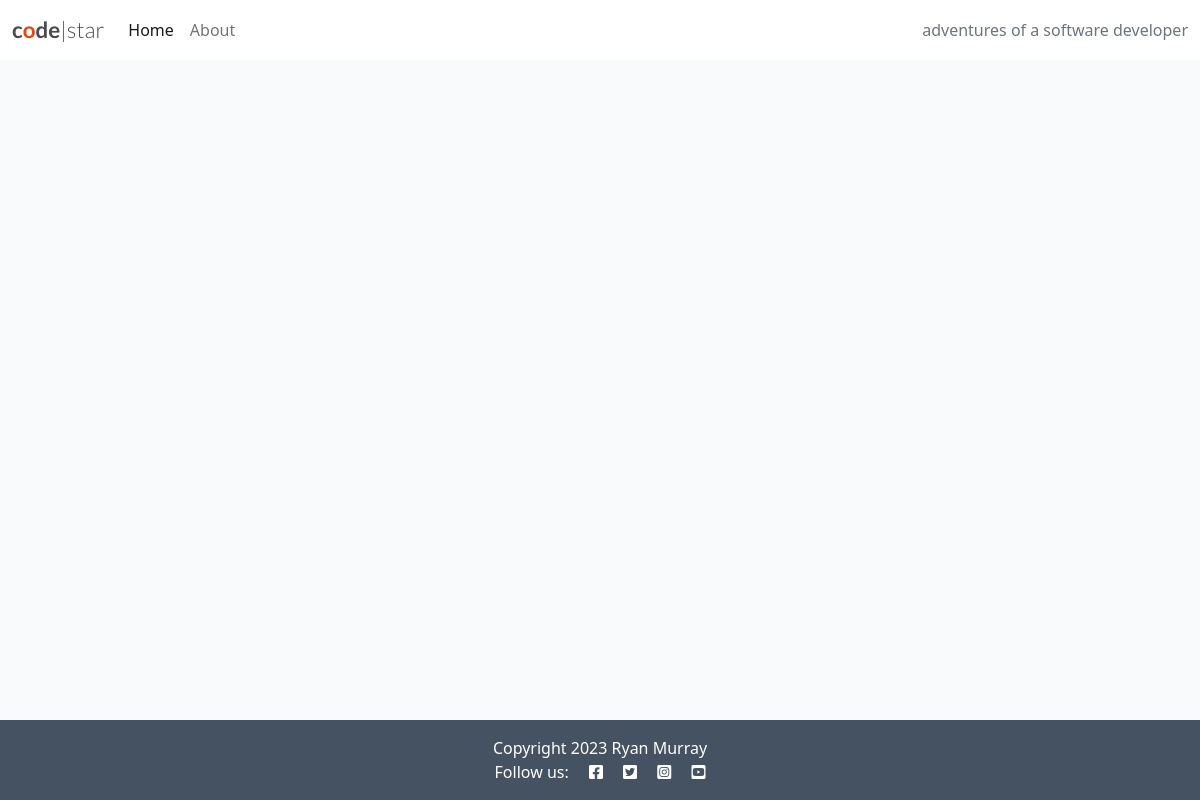
/, run on an earlier commit of the app's database.
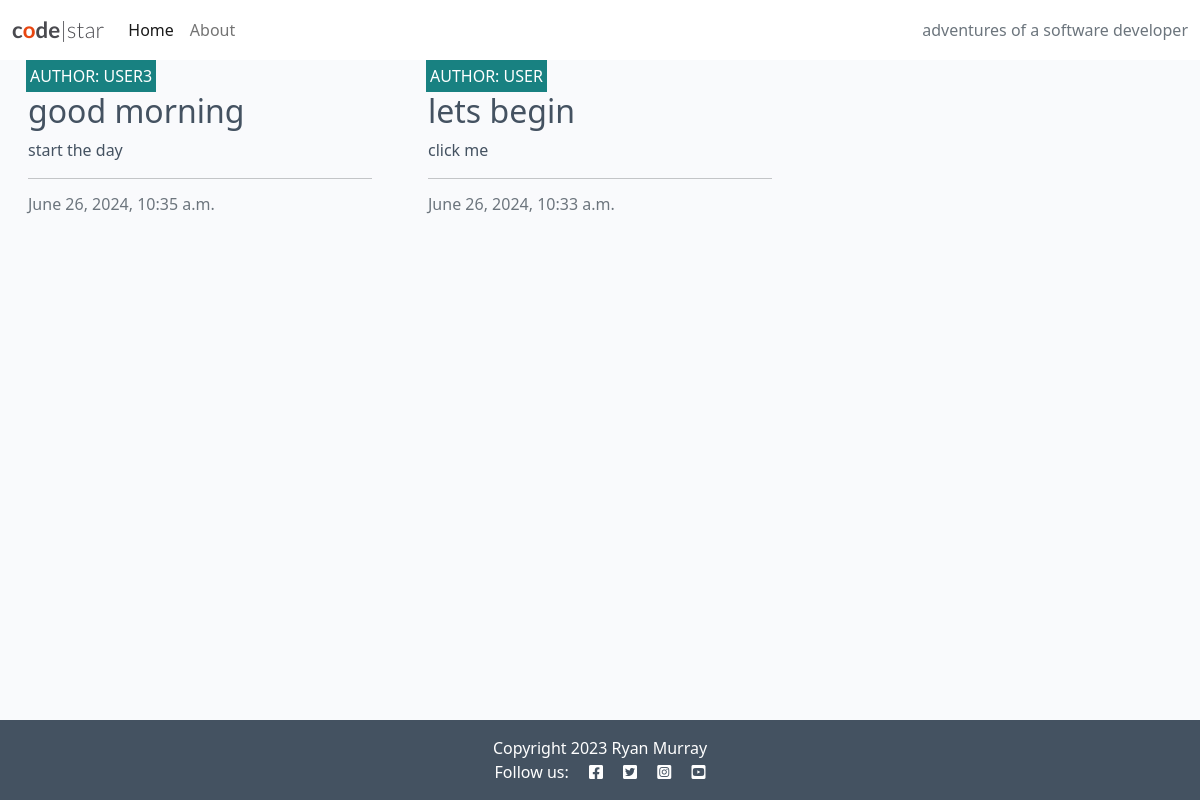
And on a later commit of the database.
### blog/models.py (models this page shows, shortened)
class Post(models.Model):
    title = models.CharField(max_length=200, unique=True)
    slug = models.SlugField(max_length=200, unique=True)
    author = models.ForeignKey(
    User, on_delete=models.CASCADE, related_name="blog_posts"
)
    content = models.TextField()
    created_on = models.DateTimeField(auto_now_add=True)
    status = models.IntegerField(choices=STATUS, default=0)
    excerpt = models.TextField(blank=True)
    updated_on = models.DateTimeField(auto_now=True)
    class Meta:
       ordering = ["-created_on"]

### blog/views.py (the view)
# urls.py: path('', views.PostList.as_view(), name='home'),
class PostList(generic.ListView):
    queryset = Post.objects.filter(status=1)
    template_name = "blog/index.html"
    paginate_by = 6

### blog/templates/blog/index.html (shortened to what this page needs)
{% extends "base.html" %}
{% block content %}
<div class="container-fluid">
    <div class="row">
        <div class="col-12 mt-3 left">
            <div class="row">
                {% for post in post_list %}
                <div class="col-md-4">
                    <div class="card mb-4">
                        <div class="card-body">
                            <div class="image-container">
                                <div class="image-flash">
                                    <p class="author">Author: {{ post.author }}</p>
                                </div>
                            </div>
                            <a href="{% url 'post_detail' post.slug %}" class="post-link">
                                <h2 class="card-title">{{ post.title }}</h2>
                                <p class="card-text">{{ post.excerpt }}</p>
                            </a>
                            <hr />
                            <p class="card-text text-muted h6">{{ post.created_on}}
                            </p>
                        </div>
                    </div>
                </div>
                {% endfor %}
            </div>
        </div>
    </div>
</div>
{% endblock %}
{% block copyright %}
Copyright 2023 Ryan Murray
{% endblock copyright %}

What changed in the data, as far as the page shows it:
added Post: author "USER3", title "good morning", excerpt "start the day", created_on "June 26, 2024, 10:35 a.m."
added Post: author "USER", title "lets begin", excerpt "click me", created_on "June 26, 2024, 10:33 a.m."
